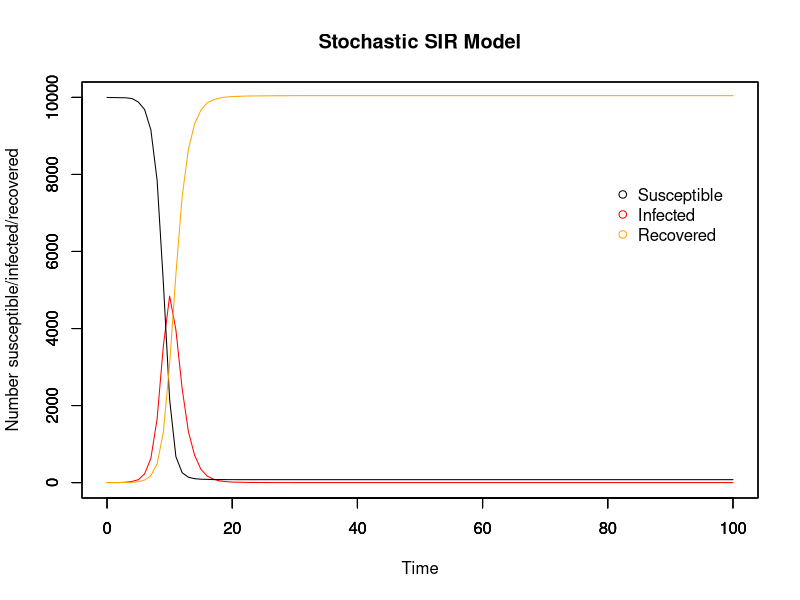

Source code (R):
## Individual-based stochastic SIR model from scratch
## 26/10/17

##################
## Input values ##
##################

# Time
timestep <- 1
times <- seq(0, 100, by = timestep)
#times <- list(0:100)

# Initial population: N-1 susceptible, 1 infectious, 0 recovered
init.values = c(
  S = 10e3-1,
  I = 1,
  R = 0
)
N = sum(init.values)

# R0 & duration of infectiousness
R0 <- 5
D_inf <- 2

# Array for holding collective disease status information for whole period of time
data <- array(0, dim =c(length(times), length(init.values)+1))
data[,1] <- times # make first column the timesteps so you know what's happening when making plots

# Calculating probabilities that do not change with time
p <- R0 * (timestep/(D_inf*N)) # probability of effective contact
r_t <- (1/D_inf)*timestep # Recovery rate

# For loops for calculating each individual's disease status at each timepoint
for (time in times){
  if (time == 0){ # Set up the number of S/I/R at time 0
    data[1,2] <- init.values["S"] # number of susceptibles at time 0
    data[1,3] <- init.values["I"] # number of infecteds at time 0
    data[1,4] <- init.values["R"] # number of recovereds at time 0
    
  } else{
    foi_t <- 1 - (1 - p)^data[time, 3] # take data on the number infectious from previous timestep!
    
    data[time+1,2] <- data[time, 2] - rbinom(1, size = data[time,2], prob = foi_t) # number of susceptibles at other times
    
    data[time+1,3] <- data[time, 3]  + rbinom(1, size = data[time,2], prob = foi_t) - rbinom(1, size = data[time,3], prob = r_t) # number of infecteds at other times
    
    data[time+1,4] <- data[time,4] + rbinom(1, size = data[time,3], prob = r_t) # number of recovereds at other times
  }
}

run_stoch <- data.frame(data)

plot(x = run_stoch$X1, y = run_stoch$X3, type = "line", col = "red", ylim = c(0,10e3),
     xlab = "Time", ylab = "Number susceptible/infected/recovered", main = "Stochastic SIR Model")
par(new=T)
plot(x = run_stoch$X1, y = run_stoch$X2, type = "line", ylim = c(0,10e3), ylab = "", xlab = "") # add susceptible line
par(new=T)
plot(x = run_stoch$X1, y = run_stoch$X4, type = "line", col = "orange", ylim = c(0,10e3), ylab = "", xlab = "") # recovered

## Add legend
legend(80, 8000, c("Susceptible", "Infected", "Recovered"), pch = 1, col = c("black", "red", "orange"), bty = "n")

######################################################################################################################
